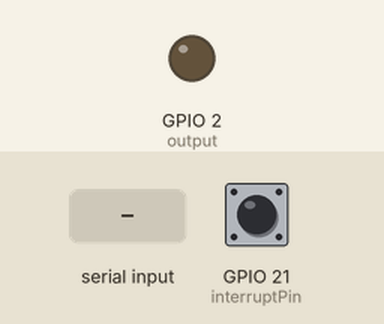
The sketch below on a simulated ESP32. On the bench: output pins drawn as LEDs (lit = HIGH). The test bench sets the inputs (shaded band); at power-on: GPIO 21 (interruptPin) HIGH. The local clock reads 2024-03-15 10:24:30 at power-on unless the sketch sets it; storage starts empty; what the sketch prints to the serial monitor is not drawn.

Above: at 1.2 s.
1.3 s: "90,45\n" received over the second serial link
At 2.2 s:
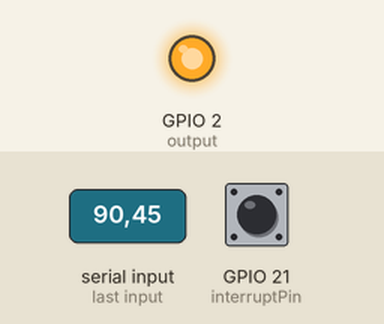
2.8 s: GPIO 21 (interruptPin) pulled LOW for 0.15 s
At 3.6 s:
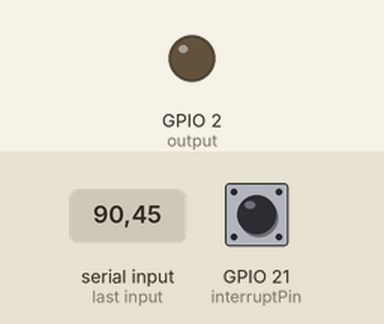
Timing chart, 0 to 5.8 s (numbered marks = the images above; inputs shaded):
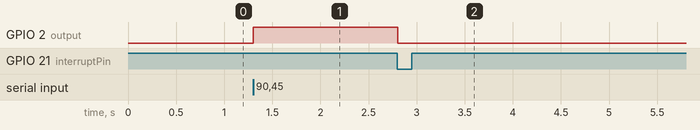

Measured:
- after the input at 1.3 s, GPIO 2 (output): LOW → HIGH at once
- after the input at 2.8 s, GPIO 2 (output): HIGH → LOW at once

The sketch:

log_final.ino
```cpp
// Date and time functions using a DS3231 RTC connected via I2C and Wire lib
#include "RTClib.h"

RTC_DS3231 rtc;

#include <SdFat.h>
SdFat SD;
SdFile dataFile;

SdFile configFile;


// directory & file
char filename[] = "/DDMMYYYY/hhmmss.log";
char dirname[] = "/DDMMYYYY";

// sd spi cs
const byte chipSelect = 4;

// serial com
#define BAUD_RATE  460800
#define SERIAL2_RX 16
#define SERIAL2_TX 17

// Define packet size, buffer and buffer pointer for SD card writes
const size_t SDPACKET = 512;
const size_t BUFFERSIZE = 206; // n buffer with 512 bytes of SD packet

struct BUFFER {
  bool filled;
  uint8_t buf[SDPACKET];
};

// ****
BUFFER myBuffer[BUFFERSIZE];
uint8_t activeBuffer = 0;
uint16_t activeBufferPointer = 0;
bool overRun = false;

// led log indicator
const int output = LED_BUILTIN;

volatile byte stop_pressed = 0; // Flag to indicate if stop switch was pressed to stop logging

const byte interruptPin = 21;

void stop_log();

unsigned long currentMillis;  // Used for storing the latest time
unsigned long previousMillis = 0;      // Store the last time the loop ran
const unsigned long interval = 20;     // Sample frequency (milliseconds)

void store(void) {
  if (Serial2.available() > 0) {
    //Serial.println(F("logging..."));
    digitalWrite(LED_BUILTIN, HIGH); // Turn the red LED on to indicate SD card write

    myBuffer[activeBuffer].buf[activeBufferPointer++] = Serial2.read();

    if (activeBufferPointer >= SDPACKET) {
      activeBufferPointer = 0;
      myBuffer[activeBuffer++].filled = true;
      activeBuffer %= BUFFERSIZE;
      if (myBuffer[activeBuffer].filled) { // overrunning buffer die!
        overRun = true;
      }
    }
  }
}

static uint8_t nextBuf = 0;

void flushbuffer() {
  if (myBuffer[nextBuf].filled) { //check to see if buffer is filled
    dataFile.write(myBuffer[nextBuf].buf, SDPACKET); // flush it
    myBuffer[nextBuf].filled = false; // mark it clear
    nextBuf = (nextBuf + 1) % BUFFERSIZE; // next buffer in order.
  }
}

void setup() {
  pinMode(interruptPin, INPUT_PULLUP);
  attachInterrupt(digitalPinToInterrupt(interruptPin), stop_log, FALLING);

  // Serial port for debugging purposes
  Serial.begin(115200);

  //Serial2.setRxBufferSize(SERIAL_SIZE_RX);

  pinMode(output, OUTPUT);
  digitalWrite(output, LOW);

  // RTC setup
  Serial.println(F("Initializing RTC ..."));
  if (! rtc.begin()) {
    Serial.println(F("Couldn't find RTC"));
    Serial.flush();
    Serial.println(F("Note: press reset or reopen this serial monitor after fixing your issue!"));
    while (true);
  }

  if (rtc.lostPower()) {
    Serial.println(F("RTC lost power, let's set the time!"));
    // When time needs to be set on a new device, or after a power loss, the
    // following line sets the RTC to the date & time this sketch was compiled
    rtc.adjust(DateTime(F(__DATE__), F(__TIME__)));
  }

  Serial.println(F("RTC initialization done."));

  // SD card setup
  Serial.println(F("Initializing SD card ..."));
  // See if the SD card is present and can be initialized
  if (!SD.begin(chipSelect, SPI_HALF_SPEED)) {
    Serial.println(F("Card Mount Failed"));
    Serial.println(F("Note: press reset or reopen this serial monitor after fixing your issue!"));

    while (true);
  }

  Serial.println(F("SD card initialization done."));

  // try open config file
  if (configFile.open("config.txt")) {
    char line[10];
    int rate;
    configFile.fgets(line, sizeof(line));
    rate = atoi(line);
    Serial.print("Using baud rate ");
    Serial.println(rate);
    Serial2.begin(rate, SERIAL_8N1, SERIAL2_RX, SERIAL2_TX); // configure baud rate and start serial
  } else {
    Serial.println("Using default baud rate 460800");
    Serial2.begin(BAUD_RATE, SERIAL_8N1, SERIAL2_RX, SERIAL2_TX); // configure baud rate and start serial
  }

  // Get the RTC time and date
  DateTime now = rtc.now();

  now.toString(filename);
  now.toString(dirname);

  // try to create subdirectory (even if it exists already)
  if (!SD.mkdir(dirname)) {
    Serial.println(F("Create dir failed"));
  }

  // Open the log file
  if (dataFile.open(filename, O_RDWR | O_CREAT | O_AT_END)) {
    Serial.print(F("Logging to "));
    Serial.println(filename);
  } else {
    Serial.println(F("Error opening log file!"));
    Serial.println(F("Waiting for reset..."));

    // don't do anything more:
    while (1);
  }

  Serial.println(F("logging..."));
  Serial.end();
}

void loop() {
  currentMillis = millis();

  store(); // read serial and if data save it to buffer

  if ((currentMillis - previousMillis) >= interval) {
    flushbuffer(); // flush buffer to SD if filled, inc to next buffer
    previousMillis = currentMillis;
  }

  if (overRun || stop_pressed == 1) { // stop Logging if overrun or we use the interrupt to stop the logging
    while (myBuffer[nextBuf].filled) flushbuffer(); // save all captured data

    dataFile.close();
    digitalWrite(LED_BUILTIN, LOW); // turn red LED off
    while (true);
  }
}

void stop_log() {
  stop_pressed = 1;
}
```
